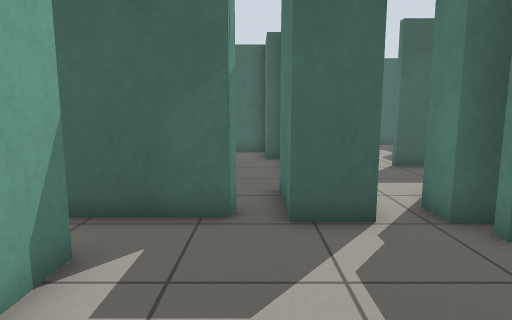
view 1 (above)

20 first-person views from a walk through a Gazebo world. The camera is 0.94 m above the floor, tilts 8° down and sees 75° across. The lines on the ground mark 1 m squares. The floor is counted in squares, 0.5 m on a side. Each view is taken from the middle of a square. On the plan, view 1 faces up. The plan holds only what a view shows up to about 17 squares ahead; the rest is blank.

view 2
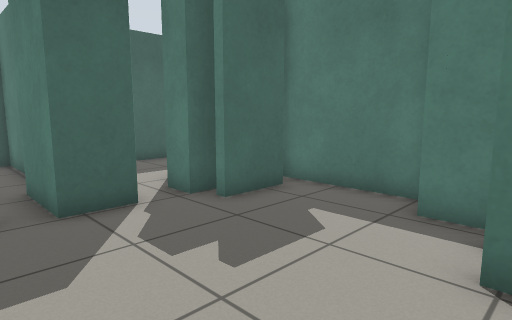

view 3
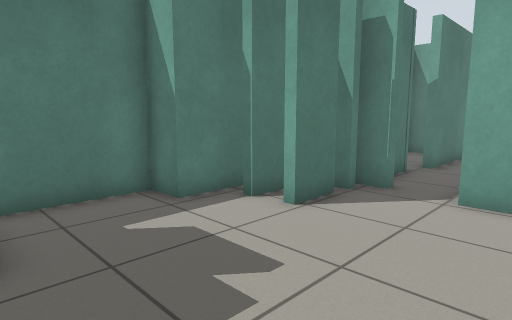

view 4
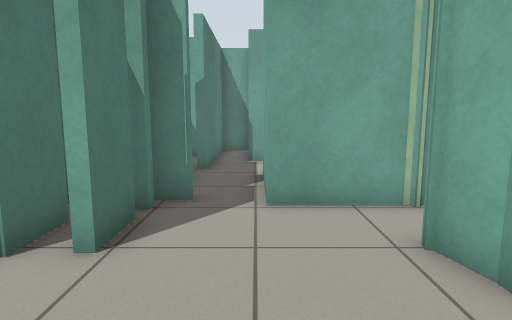

view 5
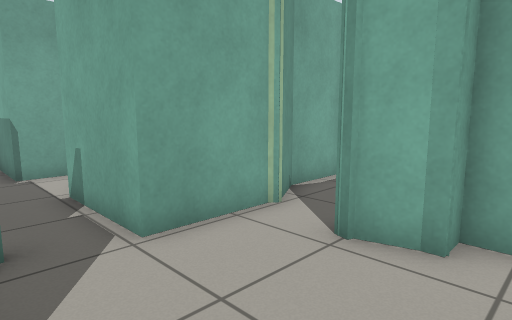

view 6
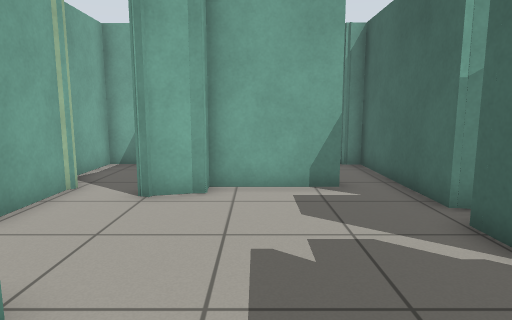

view 7
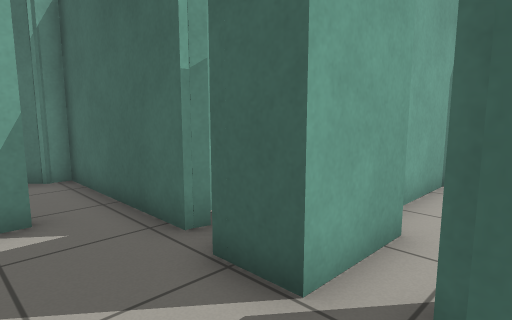

view 8
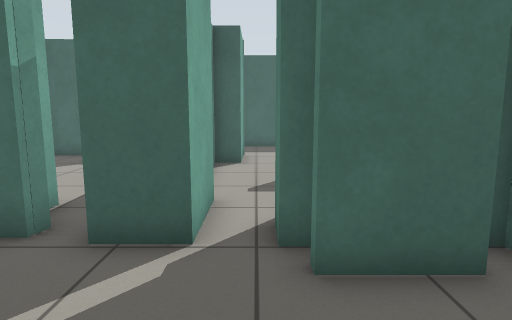

view 9
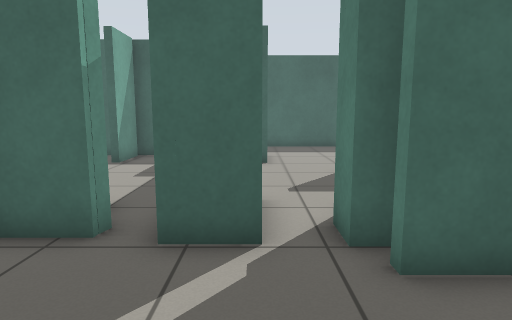

view 10
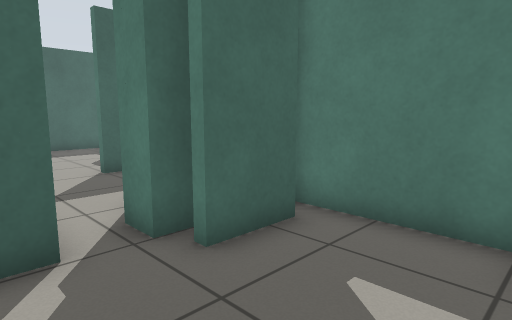

view 11
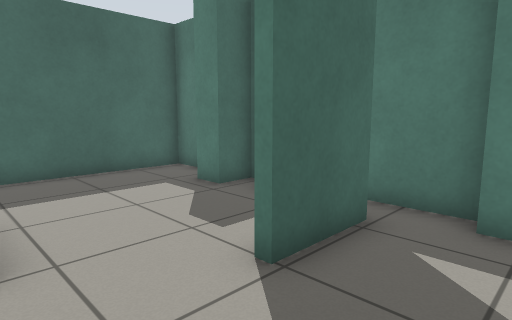

view 12
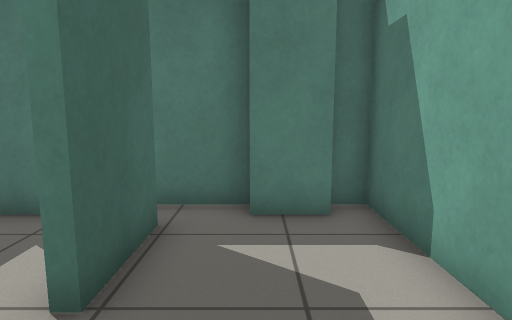

view 13
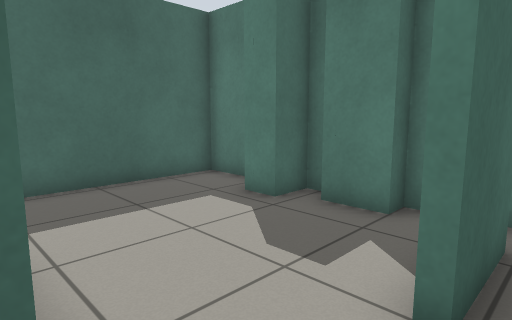

view 14
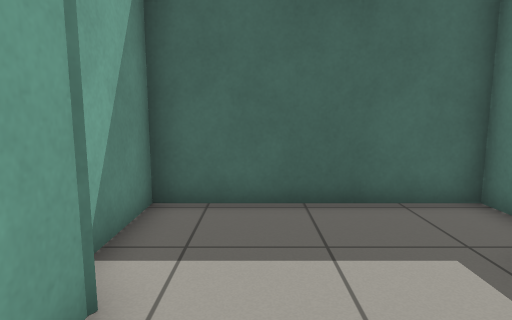

view 15
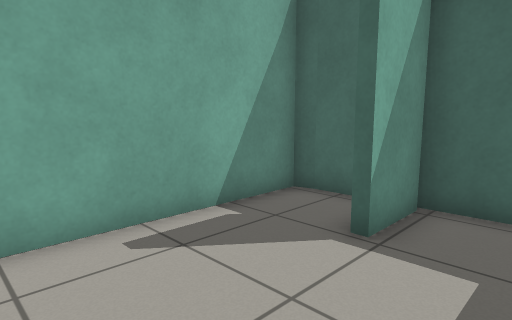

view 16
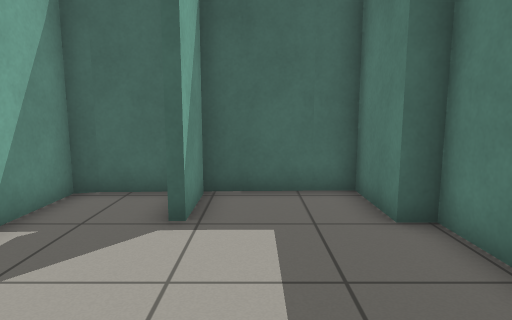

view 17
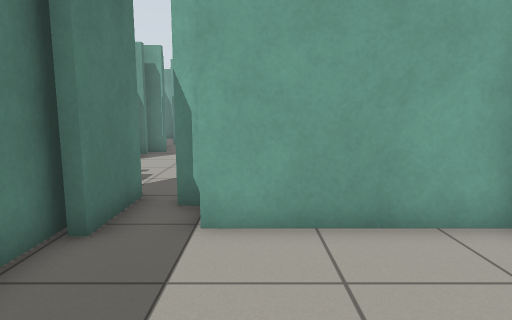

view 18
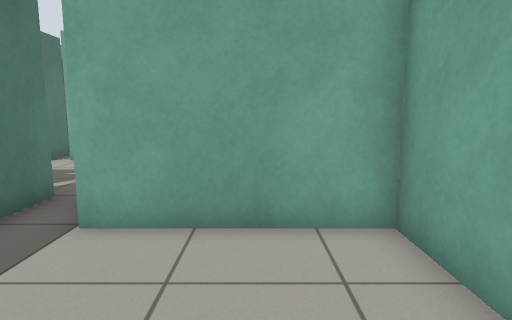

view 19
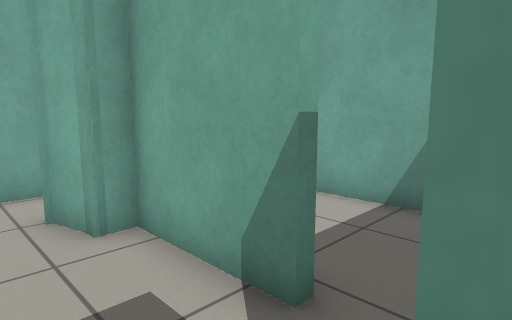

view 20
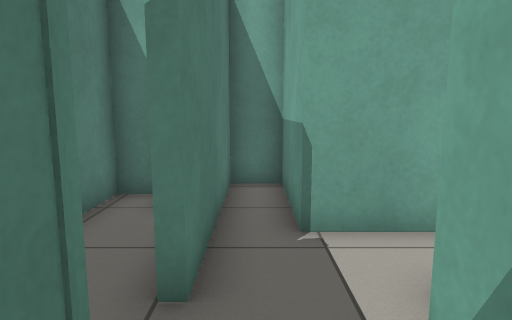

### Floor plan
Points are (right, up) in squares from view 1. A wall is a line through its corners. A room is listed if a view was taken in it or the views show most of it. See-through windows are left out.
Room 1 (views 1, 2)
walls: (-1.3, -0.3) (-1.5, -0.8); (-2.1, -2.7) (0.8, -2.7); (-1.8, 0.8) (-1.4, -0.7); (-1.7, 0.8) (-1.7, 0.4); (-6.3, -2.4) (-6.3, -3.4) (-3.7, -3.4) (-2.2, -2.5); (3.1, -1.9) (3.1, -0.3); (3.1, -2.8) (3.1, -2.3)
ways out: opening at (0.5, 0) to room 2; opening at (2, -2) to room 5
Room 2 (views 3, 4, 5, 6, 7, 8, 9, 10)
walls: (4.1, 5.6) (3.3, 5.6) (3.3, 6.6); (-0.4, 5.9) (-2.6, 5.9); (5.8, 4.7) (3.6, 4.7); (-2.4, 4.2) (-2.4, 0.8) (-1.7, 0.8); (2.1, 8.1) (2.1, 5.6) (0.6, 5.6); (5.3, -0.9) (5.3, 1.1) (6.5, 1.1) (6.5, 5.6); (4.3, -1.8) (4.3, -0.1)
ways out: opening at (0.5, 0) to room 1; opening at (3, 6.5) to room 3; opening at (0, 6.5) to room 4; opening at (-3, 5)
Room 3 (views 11, 12, 13, 14)
walls: (7.5, 11.7) (4.9, 11.7); (7.5, 15.9) (7.5, 17); (2.4, 15.9) (2.4, 13.6) (1.4, 13.6) (1.4, 9.7); (8.7, 15.4) (8.7, 15.9); (8.7, 10) (8.7, 13.6) (8, 13.6) (8, 15.1); (4.8, 7.7) (8.7, 7.7) (8.7, 8.5); (8, 8.5) (8, 10.1); (8.7, 18.1) (8.7, 19.8) (1.8, 19.8) (1.8, 17.2)
ways out: opening at (3, 6.5) to room 2
Room 4 (views 15, 16, 17, 18, 19)
walls: (1.1, 11.2) (1.1, 13.6); (0.6, 13.6) (0.6, 15.9) (-0.6, 15.9); (-3.2, 15.8) (-3.2, 13.6) (-3.6, 13.6); (-1, 6.5) (-0.4, 6.3); (1.1, 7.6) (1.1, 9.1); (-5.7, 15.8) (-6.3, 15.7) (-6.3, 7.7) (-1.1, 7.7) (-1.1, 6.7); (-0.5, 16) (-5.8, 15.8); (0.6, 5.6) (0.6, 8.1)
ways out: opening at (0, 6.5) to room 2
Room 5 (view 20)
walls: (-0.9, -9.1) (1.3, -9.1) (1.3, -12.8) (2.7, -12.8) (2.7, -7); (3.1, -6.1) (3.1, -5); (2.4, -3.5) (2.4, -3.1); (0.8, -2.7) (0.8, -6.3)
ways out: opening at (2, -2) to room 1; gap at (3, -7)

Positions as (right, up) in squares from view 1, and headings:
1: (0, 0), facing up
2: (-1, -1), facing up-right
3: (-1, 5), facing down-right
4: (1, 4), facing down
5: (3, 2), facing down-left
6: (6, 2), facing left
7: (4, 3), facing up-left
8: (3, 1), facing up
9: (2, 1), facing up
10: (1, 1), facing up-right
11: (2, 9), facing up-right
12: (2, 10), facing right
13: (2, 11), facing up-right
14: (4, 13), facing up
15: (-1, 9), facing up-left
16: (-2, 8), facing up
17: (-2, 13), facing down
18: (-4, 13), facing down
19: (0, 6), facing down-left
20: (2, -4), facing down
